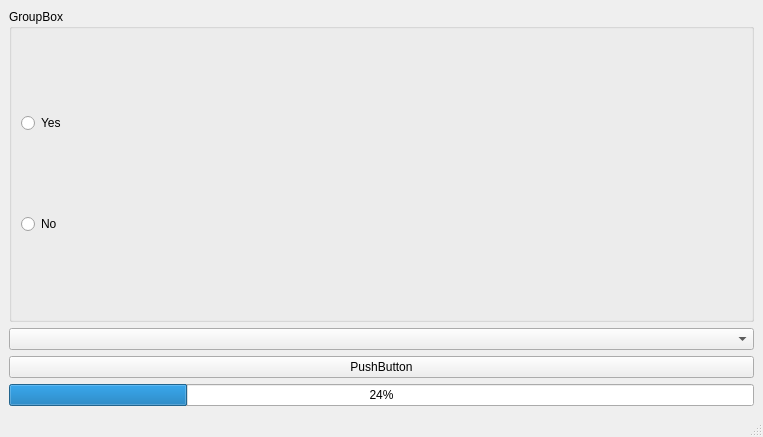
<?xml version="1.0" encoding="UTF-8"?>
<ui version="4.0">
 <class>MainWindow</class>
 <widget class="QMainWindow" name="MainWindow">
  <property name="geometry">
   <rect>
    <x>0</x>
    <y>0</y>
    <width>763</width>
    <height>437</height>
   </rect>
  </property>
  <property name="windowTitle">
   <string>MainWindow</string>
  </property>
  <widget class="QWidget" name="centralwidget">
   <layout class="QVBoxLayout" name="verticalLayout_3">
    <item>
     <widget class="QGroupBox" name="groupBox">
      <property name="title">
       <string>GroupBox</string>
      </property>
      <layout class="QVBoxLayout" name="verticalLayout">
       <item>
        <widget class="QRadioButton" name="radioButton_2">
         <property name="text">
          <string>Yes</string>
         </property>
        </widget>
       </item>
       <item>
        <widget class="QRadioButton" name="radioButton">
         <property name="text">
          <string>No</string>
         </property>
        </widget>
       </item>
      </layout>
     </widget>
    </item>
    <item>
     <widget class="QComboBox" name="comboBox"/>
    </item>
    <item>
     <layout class="QVBoxLayout" name="verticalLayout_2">
      <item>
       <widget class="QPushButton" name="pushButton">
        <property name="text">
         <string>PushButton</string>
        </property>
       </widget>
      </item>
      <item>
       <widget class="QProgressBar" name="progressBar">
        <property name="value">
         <number>24</number>
        </property>
       </widget>
      </item>
     </layout>
    </item>
   </layout>
  </widget>
  <widget class="QMenuBar" name="menubar">
   <property name="geometry">
    <rect>
     <x>0</x>
     <y>0</y>
     <width>763</width>
     <height>21</height>
    </rect>
   </property>
  </widget>
  <widget class="QStatusBar" name="statusbar"/>
 </widget>
 <resources/>
 <connections/>
</ui>
